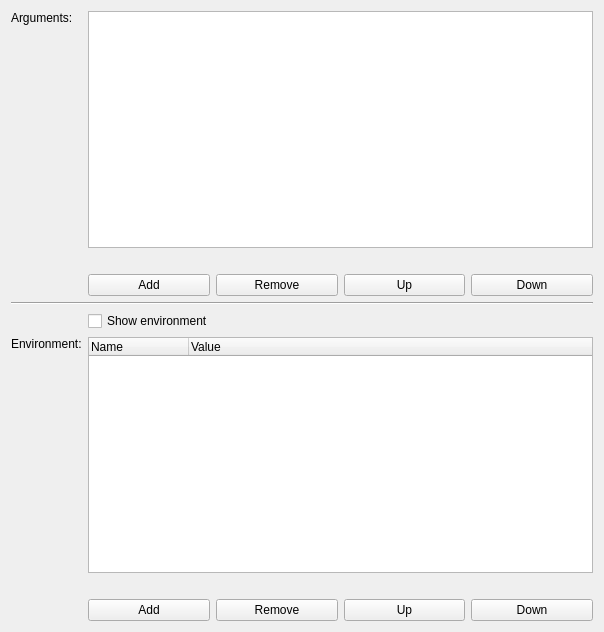
<?xml version="1.0" encoding="UTF-8"?>
<ui version="4.0">
 <class>ProgramPageArguments</class>
 <widget class="QWidget" name="ProgramPageArguments">
  <property name="geometry">
   <rect>
    <x>0</x>
    <y>0</y>
    <width>604</width>
    <height>632</height>
   </rect>
  </property>
  <property name="windowTitle">
   <string>Form</string>
  </property>
  <layout class="QVBoxLayout" name="verticalLayout">
   <item>
    <layout class="QGridLayout" name="gridLayout">
     <item row="0" column="1" colspan="4">
      <widget class="QListWidget" name="list_arguments">
       <property name="sizePolicy">
        <sizepolicy hsizetype="Expanding" vsizetype="Expanding">
         <horstretch>1</horstretch>
         <verstretch>0</verstretch>
        </sizepolicy>
       </property>
      </widget>
     </item>
     <item row="0" column="0">
      <widget class="QLabel" name="label_arguments">
       <property name="text">
        <string>Arguments:</string>
       </property>
       <property name="alignment">
        <set>Qt::AlignLeading|Qt::AlignLeft|Qt::AlignTop</set>
       </property>
       <property name="buddy">
        <cstring>list_arguments</cstring>
       </property>
      </widget>
     </item>
     <item row="2" column="1">
      <widget class="QPushButton" name="button_add_argument">
       <property name="text">
        <string>Add</string>
       </property>
      </widget>
     </item>
     <item row="2" column="4">
      <widget class="QPushButton" name="button_down_argument">
       <property name="text">
        <string>Down</string>
       </property>
      </widget>
     </item>
     <item row="1" column="1" colspan="4">
      <widget class="QLabel" name="label_arguments_help">
       <property name="text">
        <string>&lt;help-placeholder&gt;</string>
       </property>
       <property name="wordWrap">
        <bool>true</bool>
       </property>
      </widget>
     </item>
     <item row="2" column="3">
      <widget class="QPushButton" name="button_up_argument">
       <property name="text">
        <string>Up</string>
       </property>
      </widget>
     </item>
     <item row="2" column="2">
      <widget class="QPushButton" name="button_remove_argument">
       <property name="text">
        <string>Remove</string>
       </property>
      </widget>
     </item>
     <item row="4" column="1" colspan="4">
      <widget class="QCheckBox" name="check_show_environment">
       <property name="text">
        <string>Show environment</string>
       </property>
      </widget>
     </item>
     <item row="3" column="0" colspan="5">
      <widget class="Line" name="line">
       <property name="orientation">
        <enum>Qt::Horizontal</enum>
       </property>
      </widget>
     </item>
     <item row="5" column="1" colspan="4">
      <widget class="QTreeWidget" name="tree_environment">
       <property name="rootIsDecorated">
        <bool>false</bool>
       </property>
       <column>
        <property name="text">
         <string>Name</string>
        </property>
       </column>
       <column>
        <property name="text">
         <string>Value</string>
        </property>
       </column>
      </widget>
     </item>
     <item row="5" column="0">
      <widget class="QLabel" name="label_environment">
       <property name="text">
        <string>Environment:</string>
       </property>
       <property name="alignment">
        <set>Qt::AlignLeading|Qt::AlignLeft|Qt::AlignTop</set>
       </property>
      </widget>
     </item>
     <item row="6" column="1" colspan="4">
      <widget class="QLabel" name="label_environment_help">
       <property name="text">
        <string>&lt;help-placeholder&gt;</string>
       </property>
      </widget>
     </item>
     <item row="7" column="1">
      <widget class="QPushButton" name="button_add_environment_variable">
       <property name="text">
        <string>Add</string>
       </property>
      </widget>
     </item>
     <item row="7" column="2">
      <widget class="QPushButton" name="button_remove_environment_variable">
       <property name="text">
        <string>Remove</string>
       </property>
      </widget>
     </item>
     <item row="7" column="3">
      <widget class="QPushButton" name="button_up_environment_variable">
       <property name="text">
        <string>Up</string>
       </property>
      </widget>
     </item>
     <item row="7" column="4">
      <widget class="QPushButton" name="button_down_environment_variable">
       <property name="text">
        <string>Down</string>
       </property>
      </widget>
     </item>
    </layout>
   </item>
  </layout>
 </widget>
 <tabstops>
  <tabstop>list_arguments</tabstop>
  <tabstop>button_add_argument</tabstop>
  <tabstop>button_remove_argument</tabstop>
  <tabstop>button_up_argument</tabstop>
  <tabstop>button_down_argument</tabstop>
  <tabstop>check_show_environment</tabstop>
  <tabstop>tree_environment</tabstop>
  <tabstop>button_add_environment_variable</tabstop>
  <tabstop>button_remove_environment_variable</tabstop>
  <tabstop>button_up_environment_variable</tabstop>
  <tabstop>button_down_environment_variable</tabstop>
 </tabstops>
 <resources/>
 <connections/>
</ui>
